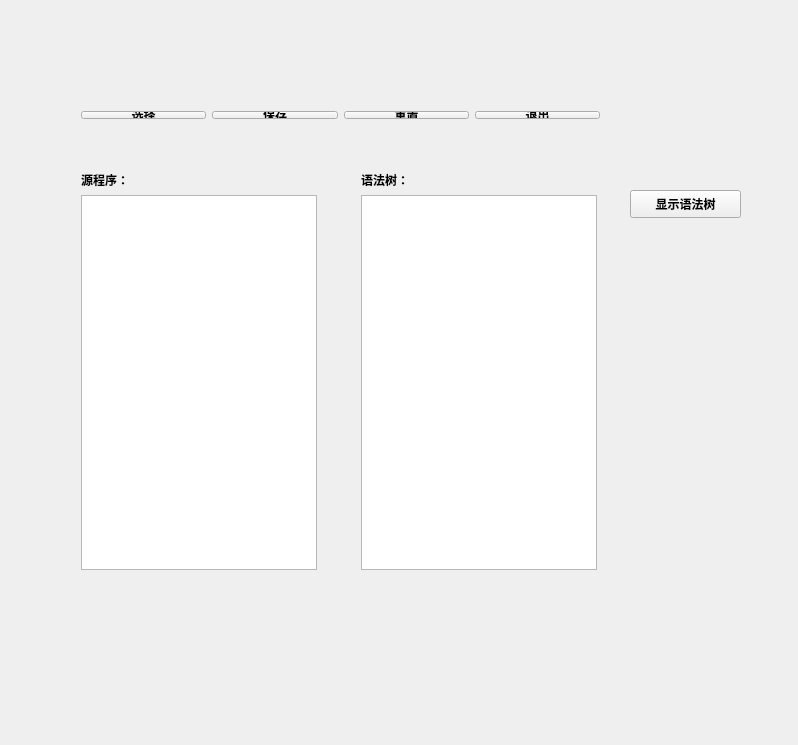
<?xml version="1.0" encoding="UTF-8"?>
<ui version="4.0">
 <class>myWidget</class>
 <widget class="QWidget" name="myWidget">
  <property name="geometry">
   <rect>
    <x>0</x>
    <y>0</y>
    <width>798</width>
    <height>745</height>
   </rect>
  </property>
  <property name="windowTitle">
   <string>myWidget</string>
  </property>
  <widget class="QPushButton" name="tree_Button">
   <property name="geometry">
    <rect>
     <x>630</x>
     <y>190</y>
     <width>111</width>
     <height>28</height>
    </rect>
   </property>
   <property name="font">
    <font>
     <weight>75</weight>
     <bold>true</bold>
    </font>
   </property>
   <property name="text">
    <string>显示语法树</string>
   </property>
  </widget>
  <widget class="QWidget" name="">
   <property name="geometry">
    <rect>
     <x>70</x>
     <y>100</y>
     <width>541</width>
     <height>30</height>
    </rect>
   </property>
   <layout class="QHBoxLayout" name="horizontalLayout">
    <item>
     <widget class="QPushButton" name="choose_Button">
      <property name="font">
       <font>
        <weight>75</weight>
        <bold>true</bold>
       </font>
      </property>
      <property name="text">
       <string>选择</string>
      </property>
     </widget>
    </item>
    <item>
     <widget class="QPushButton" name="saveas_Button">
      <property name="font">
       <font>
        <weight>75</weight>
        <bold>true</bold>
       </font>
      </property>
      <property name="text">
       <string>保存</string>
      </property>
     </widget>
    </item>
    <item>
     <widget class="QPushButton" name="reset_Button">
      <property name="font">
       <font>
        <weight>75</weight>
        <bold>true</bold>
       </font>
      </property>
      <property name="text">
       <string>重置</string>
      </property>
     </widget>
    </item>
    <item>
     <widget class="QPushButton" name="close_Button">
      <property name="font">
       <font>
        <weight>75</weight>
        <bold>true</bold>
       </font>
      </property>
      <property name="text">
       <string>退出</string>
      </property>
     </widget>
    </item>
   </layout>
  </widget>
  <widget class="QWidget" name="">
   <property name="geometry">
    <rect>
     <x>70</x>
     <y>160</y>
     <width>258</width>
     <height>421</height>
    </rect>
   </property>
   <layout class="QVBoxLayout" name="verticalLayout">
    <item>
     <widget class="QLabel" name="label">
      <property name="font">
       <font>
        <weight>75</weight>
        <bold>true</bold>
       </font>
      </property>
      <property name="text">
       <string>源程序：</string>
      </property>
     </widget>
    </item>
    <item>
     <widget class="QTextBrowser" name="tiny_textBrowser"/>
    </item>
   </layout>
  </widget>
  <widget class="QWidget" name="">
   <property name="geometry">
    <rect>
     <x>350</x>
     <y>160</y>
     <width>258</width>
     <height>421</height>
    </rect>
   </property>
   <layout class="QVBoxLayout" name="verticalLayout_2">
    <item>
     <widget class="QLabel" name="label_2">
      <property name="font">
       <font>
        <weight>75</weight>
        <bold>true</bold>
       </font>
      </property>
      <property name="text">
       <string>语法树：</string>
      </property>
     </widget>
    </item>
    <item>
     <widget class="QTextBrowser" name="tree_textBrowser"/>
    </item>
   </layout>
  </widget>
 </widget>
 <layoutdefault spacing="6" margin="11"/>
 <resources/>
 <connections/>
</ui>
